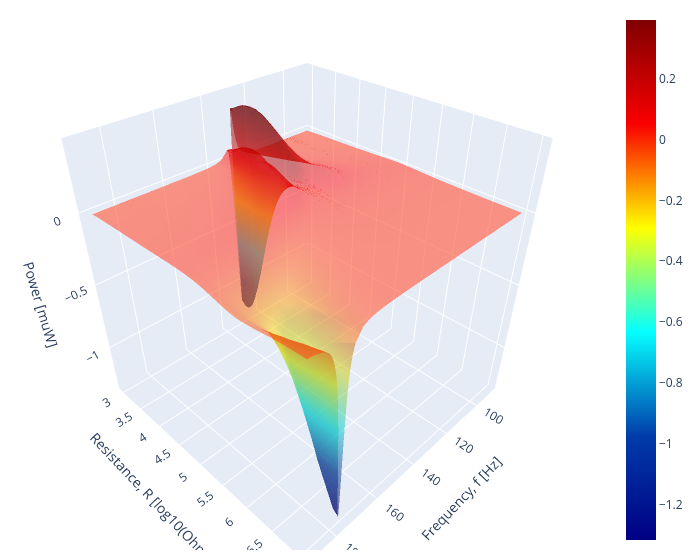

The notebook cell saved with this chart:
### Code cell
fig = go.Figure(data=[
    go.Surface(x=f1_grid, y=jnp.log10(r1_grid), z=(power1_th - power1_exp)*1.e6, opacity=0.5, colorscale="jet"),

])

def update(fig):
    fig.update_layout(scene = dict(
                      xaxis=dict(
                          title=dict(
                              text='Frequency, f [Hz]'
                          )
                      ),
                      yaxis=dict(
                          title=dict(
                              text='Resistance, R [log10(Ohm)]'
                          )
                      ),
                      zaxis=dict(
                          title=dict(
                              text='Power [muW]'
                          )
                      ),
                    ),
                    width=700,
                    margin=dict(r=20, b=10, l=10, t=10))
update(fig)
fig.show()

### Figure 1 — Plotly figure (JSON) as saved in the notebook; plotly's stock layout.template omitted (floating-point values rounded to 4 significant figures; data arrays with more than 128 entries replaced by an {"elided": "..."} marker saying what was removed)
{"data": [{"colorscale": [[0, "rgb(0,0,131)"], [0.2, "rgb(0,60,170)"], [0.4, "rgb(5,255,255)"], [0.6, "rgb(255,255,0)"], [0.8, "rgb(250,0,0)"], [1, "rgb(128,0,0)"]], "opacity": 0.5, "type": "surface", "x": {"elided": "45x767 float values"}, "y": {"elided": "45x767 float values"}, "z": {"elided": "45x767 float values"}}], "layout": {"margin": {"b": 10, "l": 10, "r": 20, "t": 10}, "scene": {"xaxis": {"title": {"text": "Frequency, f [Hz]"}}, "yaxis": {"title": {"text": "Resistance, R [log10(Ohm)]"}}, "zaxis": {"title": {"text": "Power [muW]"}}}, "width": 700}}
